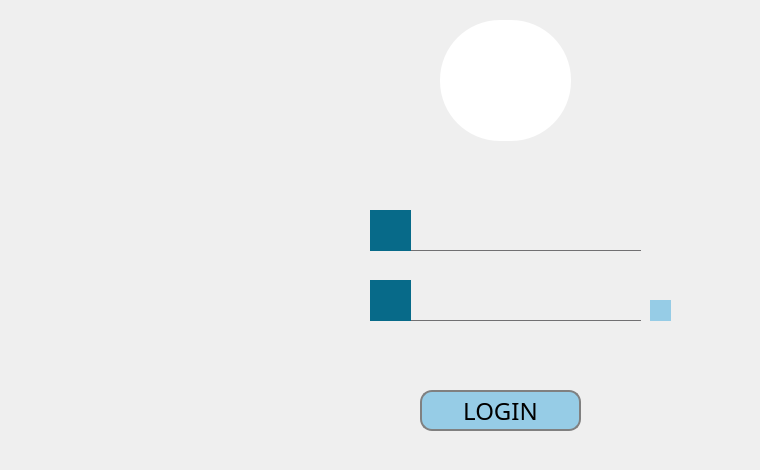
    <widget class="QWidget" name="page">
     <widget class="QLabel" name="label_7">
      <property name="geometry">
       <rect>
        <x>260</x>
        <y>70</y>
        <width>491</width>
        <height>391</height>
       </rect>
      </property>
      <property name="styleSheet">
       <string notr="true">*{
font-family: century gothic;
font-size:24px;
}
QFrame{
border-radius: 8px solid;
 background-color: qlineargradient(x1: 0, y1: 0, x2: 0, y2: 1,
                                   stop: 0 #37B7B7, stop: 1 #45AEAE);}</string>
      </property>
      <property name="text">
       <string/>
      </property>
     </widget>
     <widget class="QLineEdit" name="lineEdit_username">
      <property name="geometry">
       <rect>
        <x>410</x>
        <y>210</y>
        <width>231</width>
        <height>41</height>
       </rect>
      </property>
      <property name="font">
       <font>
        <pointsize>14</pointsize>
        <weight>50</weight>
        <italic>false</italic>
        <bold>false</bold>
       </font>
      </property>
      <property name="styleSheet">
       <string notr="true">QLineEdit {
 background-color:transparent;
padding: 1px;
border: none;
border-bottom: 1px solid #717072;
}</string>
      </property>
      <property name="text">
       <string/>
      </property>
     </widget>
     <widget class="QLineEdit" name="lineEdit_password">
      <property name="enabled">
       <bool>true</bool>
      </property>
      <property name="geometry">
       <rect>
        <x>410</x>
        <y>280</y>
        <width>231</width>
        <height>41</height>
       </rect>
      </property>
      <property name="font">
       <font>
        <pointsize>14</pointsize>
       </font>
      </property>
      <property name="styleSheet">
       <string notr="true">QLineEdit {
 background-color:transparent;
padding: 1px;
border: none;
border-bottom: 1px solid #717072;
}</string>
      </property>
      <property name="text">
       <string/>
      </property>
      <property name="echoMode">
       <enum>QLineEdit::Password</enum>
      </property>
     </widget>
     <widget class="QToolButton" name="toolButton_username">
      <property name="geometry">
       <rect>
        <x>370</x>
        <y>210</y>
        <width>41</width>
        <height>41</height>
       </rect>
      </property>
      <property name="styleSheet">
       <string notr="true">QToolButton{
background:#076A89;
border-radius:64px;
padding: 6px;
border-style: solid;
}</string>
      </property>
      <property name="text">
       <string/>
      </property>
      <property name="icon">
       <iconset resource="resource.qrc">
        <normaloff>:/rsc/img/user icon.png</normaloff>:/rsc/img/user icon.png</iconset>
      </property>
      <property name="iconSize">
       <size>
        <width>40</width>
        <height>40</height>
       </size>
      </property>
     </widget>
     <widget class="QToolButton" name="toolButton_password">
      <property name="geometry">
       <rect>
        <x>370</x>
        <y>280</y>
        <width>41</width>
        <height>41</height>
       </rect>
      </property>
      <property name="styleSheet">
       <string notr="true">QToolButton{
background:#076A89;
border-radius:64px;
padding: 6px;
}</string>
      </property>
      <property name="text">
       <string/>
      </property>
      <property name="icon">
       <iconset resource="resource.qrc">
        <normaloff>:/rsc/img/password.png</normaloff>:/rsc/img/password.png</iconset>
      </property>
      <property name="iconSize">
       <size>
        <width>30</width>
        <height>30</height>
       </size>
      </property>
     </widget>
     <widget class="QPushButton" name="login">
      <property name="enabled">
       <bool>true</bool>
      </property>
      <property name="geometry">
       <rect>
        <x>420</x>
        <y>390</y>
        <width>161</width>
        <height>41</height>
       </rect>
      </property>
      <property name="font">
       <font>
        <family>Segoe Script</family>
        <pointsize>18</pointsize>
        <weight>50</weight>
        <italic>false</italic>
        <bold>false</bold>
        <underline>false</underline>
        <strikeout>false</strikeout>
       </font>
      </property>
      <property name="styleSheet">
       <string notr="true">QPushButton{
background:#96CCE6;
border-radius:12px;
border-style: solid;
border: 2px solid gray;
}
QPushButton:hover{
color:#333;
background:#FF7684;
}</string>
      </property>
      <property name="text">
       <string>LOGIN</string>
      </property>
     </widget>
     <widget class="QToolButton" name="toolButton_logicon">
      <property name="geometry">
       <rect>
        <x>440</x>
        <y>20</y>
        <width>131</width>
        <height>121</height>
       </rect>
      </property>
      <property name="styleSheet">
       <string notr="true">
background:white;
border-radius:60px;
</string>
      </property>
      <property name="text">
       <string/>
      </property>
      <property name="icon">
       <iconset resource="resource.qrc">
        <normaloff>:/rsc/img/log.png</normaloff>:/rsc/img/log.png</iconset>
      </property>
      <property name="iconSize">
       <size>
        <width>128</width>
        <height>128</height>
       </size>
      </property>
     </widget>
     <widget class="QPushButton" name="eye_pwd">
      <property name="enabled">
       <bool>true</bool>
      </property>
      <property name="geometry">
       <rect>
        <x>650</x>
        <y>300</y>
        <width>21</width>
        <height>21</height>
       </rect>
      </property>
      <property name="styleSheet">
       <string notr="true">QPushButton{
background:#96CCE6;
border-radius:12px;
border-style: solid;
border:  transparent;
}</string>
      </property>
      <property name="text">
       <string/>
      </property>
      <property name="icon">
       <iconset resource="resource.qrc">
        <normaloff>:/rsc/img/pwd eye.png</normaloff>:/rsc/img/pwd eye.png</iconset>
      </property>
     </widget>
    </widget>
